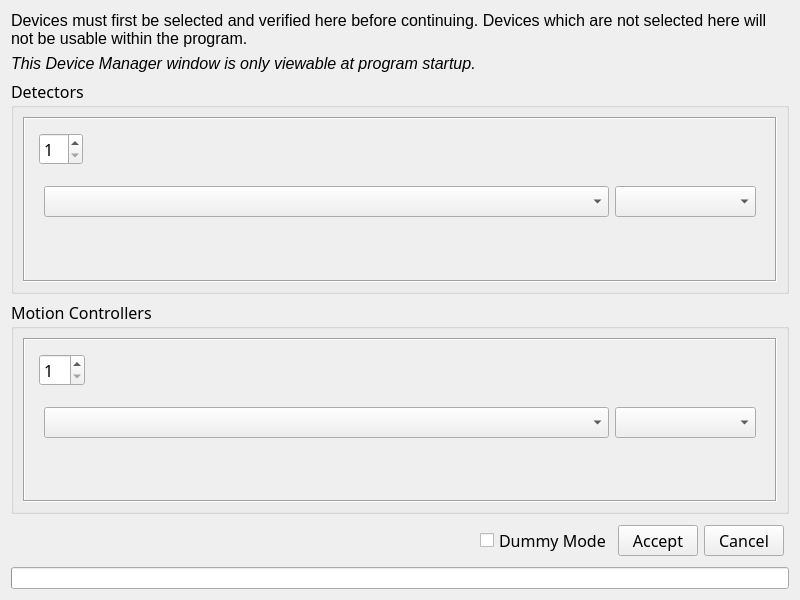
<?xml version="1.0" encoding="UTF-8"?>
<ui version="4.0">
 <class>Form</class>
 <widget class="QWidget" name="Form">
  <property name="geometry">
   <rect>
    <x>0</x>
    <y>0</y>
    <width>800</width>
    <height>600</height>
   </rect>
  </property>
  <property name="sizePolicy">
   <sizepolicy hsizetype="Preferred" vsizetype="Preferred">
    <horstretch>0</horstretch>
    <verstretch>0</verstretch>
   </sizepolicy>
  </property>
  <property name="minimumSize">
   <size>
    <width>800</width>
    <height>600</height>
   </size>
  </property>
  <property name="maximumSize">
   <size>
    <width>1920</width>
    <height>1080</height>
   </size>
  </property>
  <property name="windowTitle">
   <string>Form</string>
  </property>
  <layout class="QVBoxLayout" name="verticalLayout">
   <item>
    <widget class="QLabel" name="label">
     <property name="minimumSize">
      <size>
       <width>20</width>
       <height>0</height>
      </size>
     </property>
     <property name="font">
      <font>
       <family>Segoe UI</family>
       <pointsize>12</pointsize>
       <weight>50</weight>
       <bold>false</bold>
      </font>
     </property>
     <property name="text">
      <string>Devices must first be selected and verified here before continuing. Devices which are not selected here will not be usable within the program.</string>
     </property>
     <property name="wordWrap">
      <bool>true</bool>
     </property>
    </widget>
   </item>
   <item>
    <widget class="QLabel" name="label_2">
     <property name="font">
      <font>
       <family>Segoe UI</family>
       <pointsize>12</pointsize>
       <weight>50</weight>
       <italic>true</italic>
       <bold>false</bold>
      </font>
     </property>
     <property name="text">
      <string>This Device Manager window is only viewable at program startup.</string>
     </property>
     <property name="wordWrap">
      <bool>true</bool>
     </property>
    </widget>
   </item>
   <item>
    <widget class="QGroupBox" name="groupBox_3">
     <property name="font">
      <font>
       <family>Segoe UI Semibold</family>
       <pointsize>12</pointsize>
       <weight>50</weight>
       <bold>false</bold>
      </font>
     </property>
     <property name="title">
      <string>Detectors</string>
     </property>
     <layout class="QVBoxLayout" name="verticalLayout_5">
      <item>
       <widget class="QScrollArea" name="scrollArea_2">
        <property name="frameShape">
         <enum>QFrame::Box</enum>
        </property>
        <property name="widgetResizable">
         <bool>true</bool>
        </property>
        <widget class="QWidget" name="scrollAreaWidgetContents_2">
         <property name="geometry">
          <rect>
           <x>0</x>
           <y>0</y>
           <width>758</width>
           <height>170</height>
          </rect>
         </property>
         <layout class="QVBoxLayout" name="verticalLayout_4">
          <item>
           <layout class="QHBoxLayout" name="horizontalLayout_8" stretch="0,0">
            <property name="leftMargin">
             <number>5</number>
            </property>
            <property name="topMargin">
             <number>5</number>
            </property>
            <property name="rightMargin">
             <number>5</number>
            </property>
            <property name="bottomMargin">
             <number>5</number>
            </property>
            <item>
             <widget class="QSpinBox" name="num_detectors">
              <property name="minimumSize">
               <size>
                <width>44</width>
                <height>27</height>
               </size>
              </property>
              <property name="minimum">
               <number>1</number>
              </property>
              <property name="maximum">
               <number>2</number>
              </property>
             </widget>
            </item>
            <item>
             <spacer name="horizontalSpacer">
              <property name="orientation">
               <enum>Qt::Horizontal</enum>
              </property>
              <property name="sizeHint" stdset="0">
               <size>
                <width>40</width>
                <height>20</height>
               </size>
              </property>
             </spacer>
            </item>
           </layout>
          </item>
          <item>
           <layout class="QVBoxLayout" name="detector_combo_layout">
            <property name="leftMargin">
             <number>5</number>
            </property>
            <property name="topMargin">
             <number>5</number>
            </property>
            <property name="rightMargin">
             <number>5</number>
            </property>
            <property name="bottomMargin">
             <number>5</number>
            </property>
            <item>
             <layout class="QHBoxLayout" name="detector_combo_sublayout" stretch="4,1">
              <property name="leftMargin">
               <number>5</number>
              </property>
              <property name="topMargin">
               <number>5</number>
              </property>
              <property name="rightMargin">
               <number>5</number>
              </property>
              <property name="bottomMargin">
               <number>5</number>
              </property>
              <item>
               <widget class="QComboBox" name="samp_combo"/>
              </item>
              <item>
               <widget class="QComboBox" name="samp_model_combo"/>
              </item>
             </layout>
            </item>
           </layout>
          </item>
          <item>
           <spacer name="verticalSpacer_4">
            <property name="orientation">
             <enum>Qt::Vertical</enum>
            </property>
            <property name="sizeHint" stdset="0">
             <size>
              <width>20</width>
              <height>40</height>
             </size>
            </property>
           </spacer>
          </item>
         </layout>
        </widget>
       </widget>
      </item>
     </layout>
    </widget>
   </item>
   <item>
    <widget class="QGroupBox" name="groupBox_4">
     <property name="font">
      <font>
       <family>Segoe UI Semibold</family>
       <pointsize>12</pointsize>
      </font>
     </property>
     <property name="title">
      <string>Motion Controllers</string>
     </property>
     <layout class="QVBoxLayout" name="verticalLayout_6">
      <item>
       <widget class="QScrollArea" name="scrollArea">
        <property name="frameShape">
         <enum>QFrame::Box</enum>
        </property>
        <property name="frameShadow">
         <enum>QFrame::Sunken</enum>
        </property>
        <property name="widgetResizable">
         <bool>true</bool>
        </property>
        <widget class="QWidget" name="scrollAreaWidgetContents">
         <property name="geometry">
          <rect>
           <x>0</x>
           <y>0</y>
           <width>758</width>
           <height>169</height>
          </rect>
         </property>
         <layout class="QVBoxLayout" name="verticalLayout_3">
          <item>
           <layout class="QHBoxLayout" name="horizontalLayout_9" stretch="0,0">
            <property name="leftMargin">
             <number>5</number>
            </property>
            <property name="topMargin">
             <number>5</number>
            </property>
            <property name="rightMargin">
             <number>5</number>
            </property>
            <property name="bottomMargin">
             <number>5</number>
            </property>
            <item>
             <widget class="QSpinBox" name="num_motion_controllers">
              <property name="minimumSize">
               <size>
                <width>44</width>
                <height>27</height>
               </size>
              </property>
              <property name="minimum">
               <number>1</number>
              </property>
              <property name="maximum">
               <number>32</number>
              </property>
             </widget>
            </item>
            <item>
             <spacer name="horizontalSpacer_2">
              <property name="orientation">
               <enum>Qt::Horizontal</enum>
              </property>
              <property name="sizeHint" stdset="0">
               <size>
                <width>40</width>
                <height>20</height>
               </size>
              </property>
             </spacer>
            </item>
           </layout>
          </item>
          <item>
           <layout class="QVBoxLayout" name="mtn_ctrl_combo_layout">
            <property name="sizeConstraint">
             <enum>QLayout::SetDefaultConstraint</enum>
            </property>
            <property name="leftMargin">
             <number>5</number>
            </property>
            <property name="topMargin">
             <number>5</number>
            </property>
            <property name="rightMargin">
             <number>5</number>
            </property>
            <property name="bottomMargin">
             <number>5</number>
            </property>
            <item>
             <layout class="QHBoxLayout" name="mtn_ctrl_combo_sublayout" stretch="4,1">
              <property name="leftMargin">
               <number>5</number>
              </property>
              <property name="topMargin">
               <number>5</number>
              </property>
              <property name="rightMargin">
               <number>5</number>
              </property>
              <property name="bottomMargin">
               <number>5</number>
              </property>
              <item>
               <widget class="QComboBox" name="mtn_combo"/>
              </item>
              <item>
               <widget class="QComboBox" name="mtn_model_combo"/>
              </item>
             </layout>
            </item>
           </layout>
          </item>
          <item>
           <spacer name="verticalSpacer_2">
            <property name="orientation">
             <enum>Qt::Vertical</enum>
            </property>
            <property name="sizeHint" stdset="0">
             <size>
              <width>20</width>
              <height>40</height>
             </size>
            </property>
           </spacer>
          </item>
         </layout>
        </widget>
       </widget>
      </item>
     </layout>
    </widget>
   </item>
   <item>
    <layout class="QHBoxLayout" name="horizontalLayout_10">
     <property name="leftMargin">
      <number>5</number>
     </property>
     <property name="topMargin">
      <number>5</number>
     </property>
     <property name="rightMargin">
      <number>5</number>
     </property>
     <property name="bottomMargin">
      <number>5</number>
     </property>
     <item>
      <widget class="QLabel" name="current_loading_status">
       <property name="text">
        <string/>
       </property>
      </widget>
     </item>
     <item>
      <spacer name="horizontalSpacer_3">
       <property name="orientation">
        <enum>Qt::Horizontal</enum>
       </property>
       <property name="sizeHint" stdset="0">
        <size>
         <width>40</width>
         <height>20</height>
        </size>
       </property>
      </spacer>
     </item>
     <item>
      <widget class="QCheckBox" name="dum_checkbox">
       <property name="font">
        <font>
         <family>Segoe UI Semibold</family>
         <pointsize>12</pointsize>
        </font>
       </property>
       <property name="text">
        <string>Dummy Mode</string>
       </property>
      </widget>
     </item>
     <item>
      <widget class="QPushButton" name="acc_button">
       <property name="font">
        <font>
         <family>Segoe UI Semibold</family>
         <pointsize>12</pointsize>
        </font>
       </property>
       <property name="text">
        <string>Accept</string>
       </property>
      </widget>
     </item>
     <item>
      <widget class="QPushButton" name="cancel_button">
       <property name="font">
        <font>
         <family>Segoe UI Semibold</family>
         <pointsize>12</pointsize>
        </font>
       </property>
       <property name="text">
        <string>Cancel</string>
       </property>
      </widget>
     </item>
    </layout>
   </item>
   <item>
    <widget class="QProgressBar" name="loading_bar">
     <property name="maximum">
      <number>10000</number>
     </property>
     <property name="value">
      <number>0</number>
     </property>
     <property name="textVisible">
      <bool>false</bool>
     </property>
    </widget>
   </item>
  </layout>
 </widget>
 <resources/>
 <connections/>
</ui>
